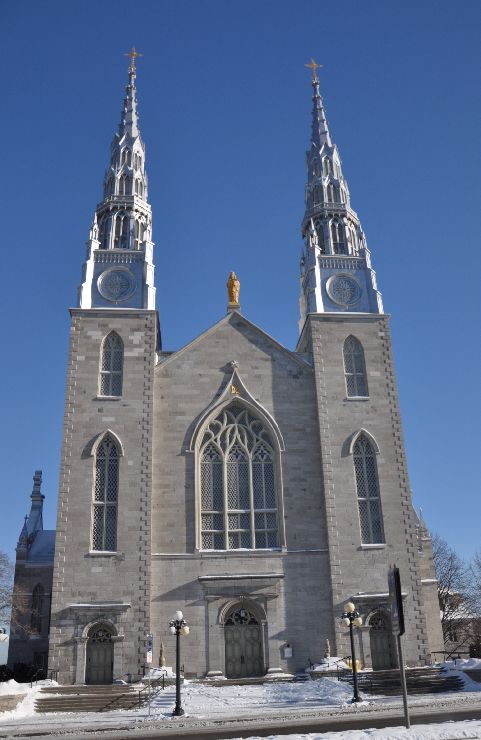
//> input picture Chapter_09/estimateF/church01.jpg, 481 x 740 px
$ ./estimateF   (built with g++ and OpenCV 4)
//> lines starting //> are read from the running program, lines starting //| are printed output that depends on the picture
#include<iostream>
#include<vector>

#include<opencv2/core.hpp>
#include<opencv2/imgproc/imgproc.hpp>
#include<opencv2/highgui/highgui.hpp>
#include<opencv2/features2d/features2d.hpp>
#include<opencv2/calib3d/calib3d.hpp>

#include<opencv2/nonfree/features2d.hpp>
#include<opencv2/nonfree/nonfree.hpp>

#include<opencv2/legacy/legacy.hpp>

int main()
{
    cv::Mat image1 = cv::imread("../church01.jpg",0);
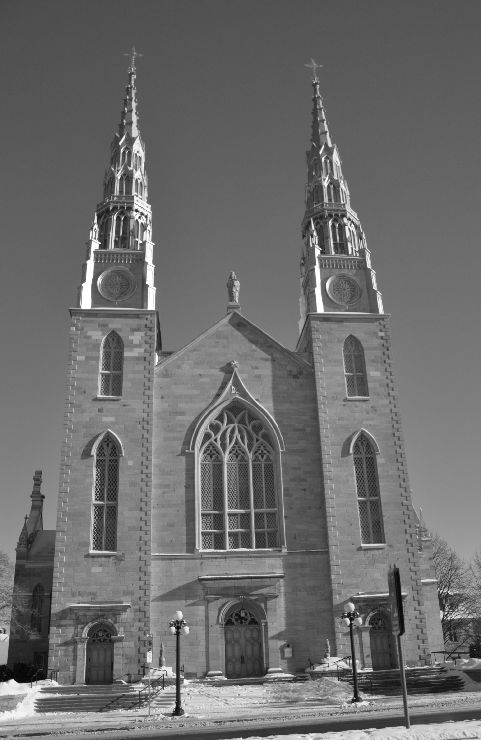
//> image1: 740 rows x 481 cols, CV_8UC1; min 0, max 255, mean 108.3
    cv::Mat image2 = cv::imread("../church03.jpg",0);
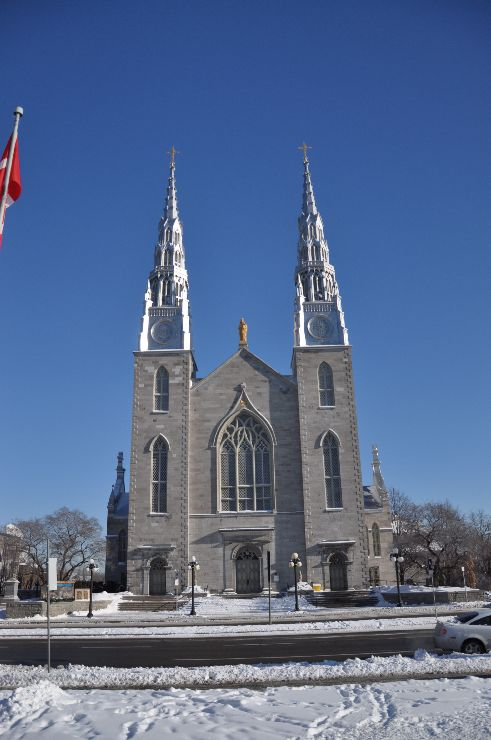
//> input picture Chapter_09/estimateF/church03.jpg, 491 x 740 px
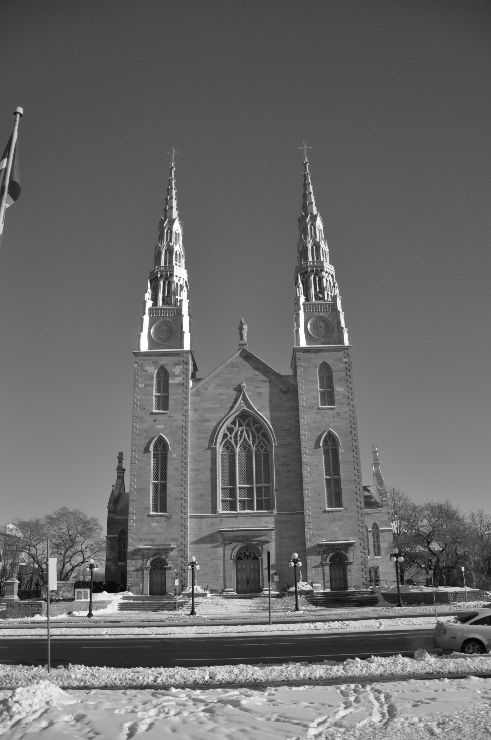
//> image2: 740 rows x 491 cols, CV_8UC1; min 0, max 255, mean 106

    if(!image1.data || !image2.data)
        return 0;

    cv::namedWindow("Right Image");
    cv::imshow("Right Image",image1);

    cv::namedWindow("Left Image");
    cv::imshow("Left Image",image2);

    std::vector<cv::KeyPoint> keypoints1;
    std::vector<cv::KeyPoint> keypoints2;

//> (the run ends here: the program needs code that is not available in this run, at `cv::SurfFeatureDetector surf(3000);`)
